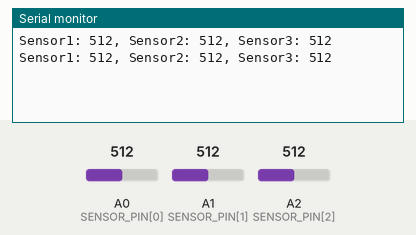
Bench run of a sketch on a simulated Arduino Uno, built with avr-gcc and run on an emulated ATmega328P. On the bench: the last lines printed to the serial monitor. The inputs (shaded band) are chosen by the test bench; at power-on: A0 (SENSOR_PIN[0]) = 512, A1 (SENSOR_PIN[1]) = 512, A2 (SENSOR_PIN[2]) = 512.

Above: at 1.5 s.
1.6 s: A0 (SENSOR_PIN[0]) set to 716
At 1.6 s:
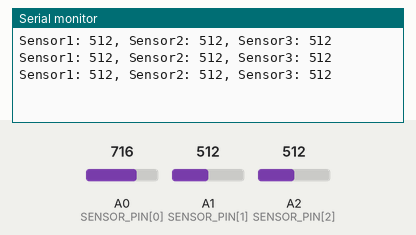
3.1 s: A1 (SENSOR_PIN[1]) set to 716
At 3.1 s:
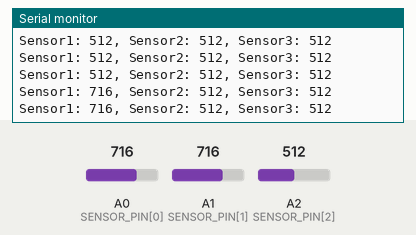
4.6 s: A2 (SENSOR_PIN[2]) set to 716
At 4.6 s:
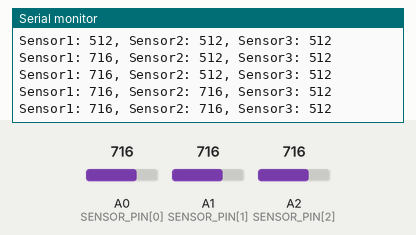
6.1 s: A0 (SENSOR_PIN[0]) set to 900
At 6.1 s:
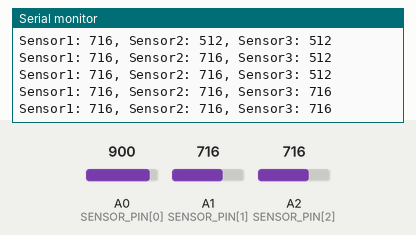
7.6 s: A1 (SENSOR_PIN[1]) set to 900
At 7.6 s:
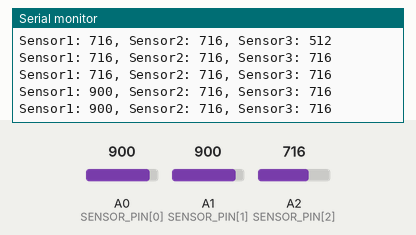
9.1 s: A2 (SENSOR_PIN[2]) set to 900
At 9.1 s:
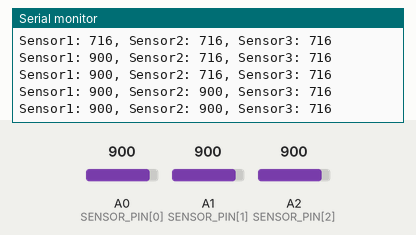
Timing chart, 0 to 11.6 s (numbered marks = the images above; inputs shaded):
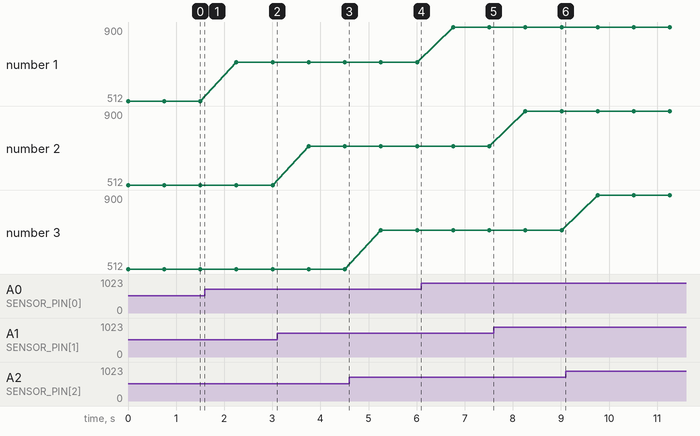

Measured:
- plotted number 1: 512 → 716 after the input at 1.6 s, 716 → 900 after the input at 6.1 s

The sketch:

Pico-LysmaalerMedSkjerm.ino
```cpp
//#include <LiquidCrystal_I2C.h>

//LiquidCrystal_I2C lcd(0x27, 16, 2);

int SENSOR_PIN[] = { A0, A1, A2 };

void setup() {
  // put your setup code here, to run once:
  //pinMode(BUTTON_PIN, INPUT_PULLDOWN);
  //lcd.init();
  //lcd.backlight();
  //delay(650);
  //lcd.clear();
  Serial.begin(9600);
  if (!Serial) {
    delay(1000);
  }
}

void loop() {
  // put your main code here, to run repeatedly:

  int sensorRead[3];
  for (int i = 0; i < 3; i++) {
    sensorRead[i] = analogRead(SENSOR_PIN[i]);
  }
  Serial.println("Sensor1: " + String(sensorRead[0]) + ", Sensor2: " + String(sensorRead[1]) + ", Sensor3: " + String(sensorRead[2]));
  delay(750);
}
```
